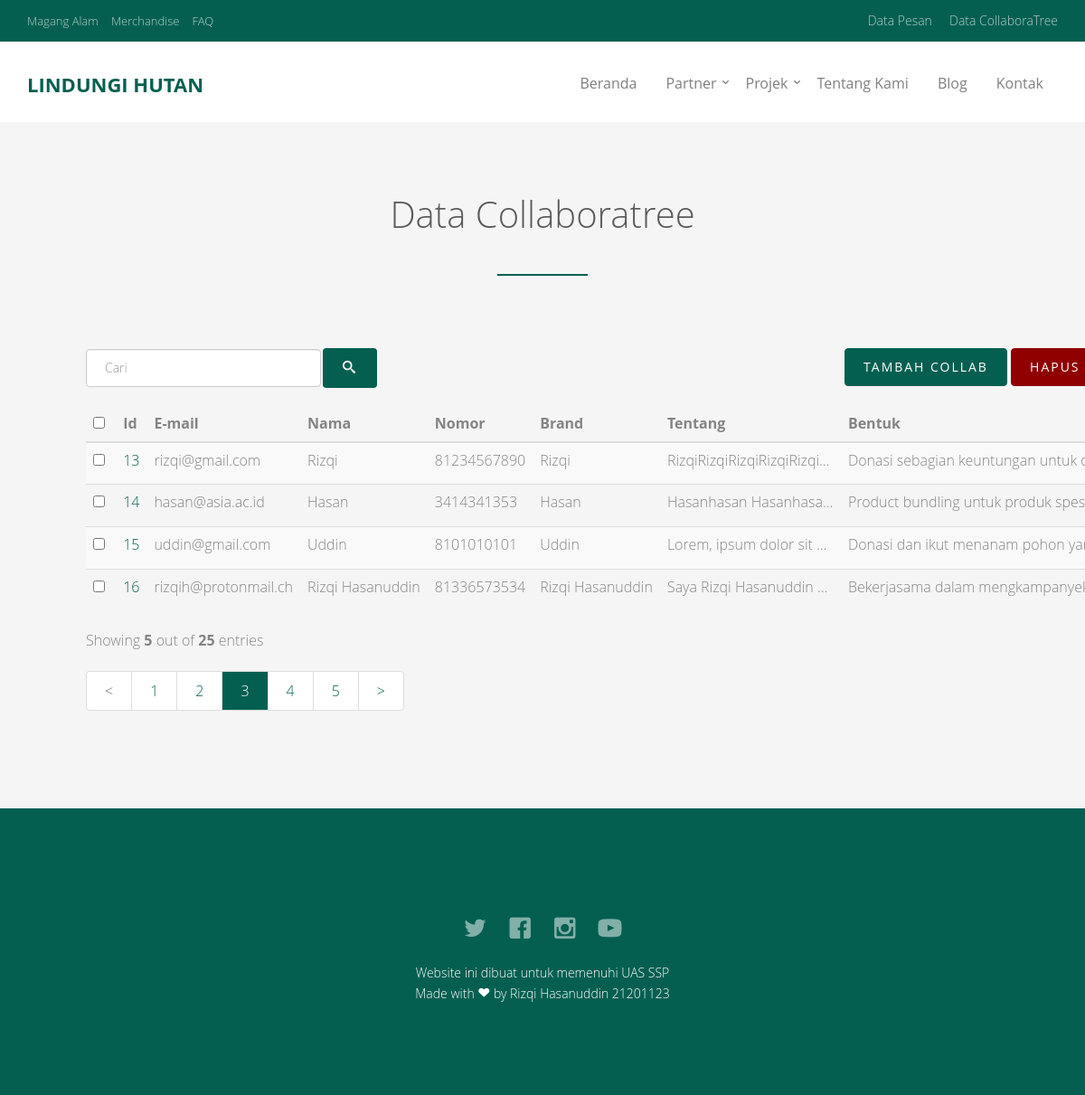
/Vcollab/, run on the app's committed database.
### collab/models.py (models this page shows, shortened)
class Collab(models.Model):
    email = models.EmailField()
    nama = models.CharField(max_length=50)
    nomor = models.IntegerField()
    brand = models.CharField(max_length=50)
    tentang = models.CharField(max_length=250)
    bentuk_id = models.ForeignKey(Bentuk, on_delete=models.CASCADE, null=True)
    jumlah_id = models.ForeignKey(Jumlah, on_delete=models.CASCADE, null=True)
    waktu_posting = models.DateTimeField(auto_now_add=True)

class Bentuk(models.Model):
    bentuk = models.CharField(max_length=200)
    ket = models.TextField()
    def __str__(self):
        return self.bentuk

### collab/views.py (the view)
# urls.py: path('Vcollab/', Collab_View, name="Daftar Pesan"),
def Collab_View(request):
    titlenya = "Daftar Collaboratree"
    collabs = Collab.objects.all()
    konteks = {
        'collabs': collabs,
        'title': titlenya,
    }
    return render(request, 'tampil_collab.html', konteks)

### collab/models.py (called while the page is built)
    def __str__(self):
        return self.jumlah

### templates/tampil_collab.html (shortened to what this page needs)
{% extends 'base.html' %} {% block content %}
<section id="daftar-barang">
  <div id="fh5co-feature-product" class="fh5co-section-gray" style="padding: 5em">
    <div class="col-md-12 text-center heading-section" style="margin-top: 0%">
      <h3>Data Collaboratree</h3>
    </div>
    <section id="table-crud">
      <div class="container">
        <div class="table-wrapper">
          <div class="table-title">
            <div class="row">
              <div class="col-sm-6">
                <table>
                  <tr>
                    <td><input type="text" class="form-control" placeholder="Cari" style="width: 120%" /></td>
                    <td>
                      <button type="button" class="btn btn-primary icon-search3" style="margin-left: 45px">
                    </button>
                    </td>
                  </tr>
                </table>
              </div>
              <div class="col-sm-6" style="padding-left: 23%">
                <a href="/sign_collaboratree" class="btn btn-success" data-toggle="modal" style="background-color: #045f50"> <span>Tambah Collab</span></a>
                <a href="" class="btn btn-danger" data-toggle="modal" data-target="#hapus-{{ Barang.id }}" style="background-color: rgb(144, 0, 0)"><span>Hapus</span></a>
              </div>
            </div>
          </div>
          <table class="table table-striped table-hover" style="margin-top: 20px">
            <thead>
              <tr>
                <th>
                  <span class="custom-checkbox">
                    <input type="checkbox" id="selectAll" />
                  </span>
                </th>
                <th>Id</th>
                <th>E-mail</th>
                <th>Nama</th>
                <th>Nomor</th>
                <th>Brand</th>
                <th>Tentang</th>
                <th>Bentuk</th>
              </tr>
            </thead>
            <tbody>
              {% for Collab in collabs %}
              <tr class="{{ row_class }}">
                <td>
                  <span class="custom-checkbox">
                    <input type="checkbox" id="checkbox1" name="options[]" value="1" />
                  </span>
                </td>
                <td><a href="{% url 'ubah_collab' Collab.id %}">{{ Collab.id }}</a></td>
                <td>{{ Collab.email }}</td>
                <td>{{ Collab.nama }}</td>
                <td>{{ Collab.nomor }}</td>
                <td>{{ Collab.brand }}</td>
                <td class="data-panjang">{{ Collab.tentang }}</td>
                <td>{{ Collab.bentuk_id }}</td>
              </tr>
              {% endfor %}
            </tbody>
          </table>
          <div class="clearfix">
            <div class="hint-text">Showing <b>5</b> out of <b>25</b> entries</div>
            <ul class="pagination">
              <li class="page-item disabled"><a href="#"><</a></li>
              <li class="page-item"><a href="#" class="page-link" style="color: #045f50">1</a></li>
              <li class="page-item"><a href="#" class="page-link" style="color: #045f50">2</a></li>
              <li class="page-item active"><a href="#" class="page-link" style="background-color: #045f50; border-color: #ddd">3</a></li>
              <li class="page-item"><a href="#" class="page-link" style="color: #045f50">4</a></li>
              <li class="page-item"><a href="#" class="page-link" style="color: #045f50">5</a></li>
              <li class="page-item"><a href="#" class="page-link" style="color: #045f50">></a></li>
            </ul>
          </div>
        </div>
      </div>
    </section>
  </div>
</section>
{% endblock %}

### templates/base.html (shortened to what this page needs)
{% load active_link_tags %}
<!DOCTYPE html>
<html class="no-js">
  <head>
    {% include 'link.html' %}
  </head>
  <body>
    <div id="fh5co-wrapper">
      <div id="fh5co-page">
        <section id="header-top">
          <div class="header-top">
            <div class="container">
              <div class="row">
                <div class="col-md-6 col-sm-6 text-left fh5co-link">
                  <a href="#">Magang Alam</a>
                  <a href="#">Merchandise</a>
                  <a href="#">FAQ</a>
                </div>
                <div class="col-md-6 col-sm-6 text-right fh5co-social">
                  <a href="/Vpsn">Data Pesan</a>
                  <a href="/Vcollab">Data CollaboraTree</a>
                </div>
              </div>
            </div>
          </div>
        </section>
        <section id="header">
          <header id="fh5co-header-section" class="sticky-banner">
            <div class="container">
              <div class="nav-header">
                <h1 id="fh5co-logo"><a href="/">LINDUNGI HUTAN</a></h1>
                <nav id="fh5co-menu-wrap" role="navigation">
                  {% with request.resolver_match.url_name as url_name %}
                  <ul class="sf-menu" id="fh5co-primary-menu">
                    <li class="{% if url_name == 'home' %}active{% endif %}">
                      <a href="/">Beranda</a>
                    </li>
                    <li class="dropdown {% if url_name in 'relawan, partner, collaboratree, csr, petani' %}active{% endif %}">
                      <a href="#" class="fh5co-sub-ddown">Partner</a>
                    </li>
                    <li>
                      <a href="#" class="fh5co-sub-ddown">Projek</a>
                    </li>
                    <li class="{% if url_name == 'about' %}active{% endif %}">
                      <a href="/tentang-kami">Tentang Kami</a>
                    </li>
                    <li class="{% if url_name == 'blog' %}active{% endif %}">
                      <a href="/blog">Blog</a>
                    </li>
                    <li class="{% if url_name == 'contact' %}active{% endif %}">
                      <a href="/kontak">Kontak</a>
                    </li>
                  </ul>
                  {% endwith %}
                </nav>
              </div>
            </div>
          </header>
        </section>
        <div id="fh5co-wrapper">
          <div id="fh5co-page">{% block content %} {% endblock %}</div>
        </div>
        <section id="footer">
          <footer>
            <div id="footer">
              <div class="container">
                <div class="row">
                  <div class="col-md-6 col-md-offset-3 text-center">
                    <p class="fh5co-social-icons">
                      <a href="https://twitter.com/lindungihutan/"><i class="icon-twitter2"></i></a>
                      <a href="https://www.facebook.com/lindungihutandotcom/"><i class="icon-facebook2"></i></a>
                      <a href="https://www.instagram.com/lindungihutan/"><i class="icon-instagram"></i></a>
                      <a href="https://www.youtube.com/lindungihutan"><i class="icon-youtube"></i></a>
                    </p>
                    <p>Website ini dibuat untuk memenuhi UAS SSP <br />Made with <i class="icon-heart3"></i> by Rizqi Hasanuddin 21201123</p>
                  </div>
                </div>
              </div>
            </div>
          </footer>
        </section>
      </div>
    </div>
  </body>
</html>

### templates/link.html (shortened to what this page needs)
<link rel="stylesheet" href="../static/css/animate.css" />
<link rel="stylesheet" href="../static/css/icomoon.css" />
<link rel="stylesheet" href="../static/css/bootstrap.css" />
<link rel="stylesheet" href="../static/css/superfish.css" />
<link rel="stylesheet" href="../static/css/style.css" />

### static/css/icomoon.css (style rules this page uses)
[class^="icon-"], [class*=" icon-"] { font-family: 'icomoon' !important; speak: none; font-style: normal; font-weight: normal; font-variant: normal; text-transform: none; line-height: 1; -webkit-font-smoothing: antialiased; -moz-osx-font-smoothing: grayscale; }
.icon-heart3:before { content: "\e9b6"; }
.icon-facebook2:before { content: "\ea68"; }
.icon-instagram:before { content: "\ea70"; }
.icon-twitter2:before { content: "\ea7d"; }
.icon-youtube:before { content: "\ea81"; }
.icon-search3:before { content: "\eb44"; }

### static/css/superfish.css (style rules this page uses)
.sf-menu, .sf-menu * { margin: 0; padding: 0; list-style: none; }
.sf-menu li { position: relative; }
.sf-menu > li { float: left; }
.sf-menu a { display: block; position: relative; }
.sf-menu { float: left; margin-bottom: 1em; }
.sf-menu a { border-left: 1px solid #fff; border-top: 1px solid #dFeEFF; border-top: 1px solid rgba(255,255,255,.5); padding: .75em 1em; text-decoration: none; zoom: 1; }
.sf-menu a { color: #13a; }
.sf-menu li { background: #BDD2FF; white-space: nowrap; white-space: normal; -webkit-transition: background .2s; transition: background .2s; }
.sf-arrows .sf-with-ul { padding-right: 2.5em; padding-right: 1em; }
.sf-arrows .sf-with-ul:after { content: ''; position: absolute; top: 50%; right: 1em; margin-top: -3px; height: 0; width: 0; border: 5px solid transparent; border-top-color: #dFeEFF; border-top-color: rgba(255,255,255,.5); }

### templates/base.html (style rules this page uses)
table { overflow-x: auto; white-space: nowrap; }

### templates/tampil_collab.html (style rules this page uses)
table { display:block }

### data on the page
Collab: id "13", email "rizqi@gmail.com", nama "Rizqi", nomor "81234567890", brand "Rizqi", tentang "RizqiRizqiRizqiRizqiRizqi…", bentuk_id "Donasi sebagian keuntungan untuk…"
Collab: id "14", email "hasan@asia.ac.id", nama "Hasan", nomor "3414341353", brand "Hasan", tentang "Hasanhasan Hasanhasa…", bentuk_id "Product bundling untuk produk…"
Collab: id "15", email "uddin@gmail.com", nama "Uddin", nomor "8101010101", brand "Uddin", tentang "Lorem, ipsum dolor sit…", bentuk_id "Donasi dan ikut menanam pohon…"
Collab: id "16", email "rizqih@protonmail.ch", nama "Rizqi Hasanuddin", nomor "81336573534", brand "Rizqi Hasanuddin", tentang "Saya Rizqi Hasanuddin…", bentuk_id "Bekerjasama dalam…"
